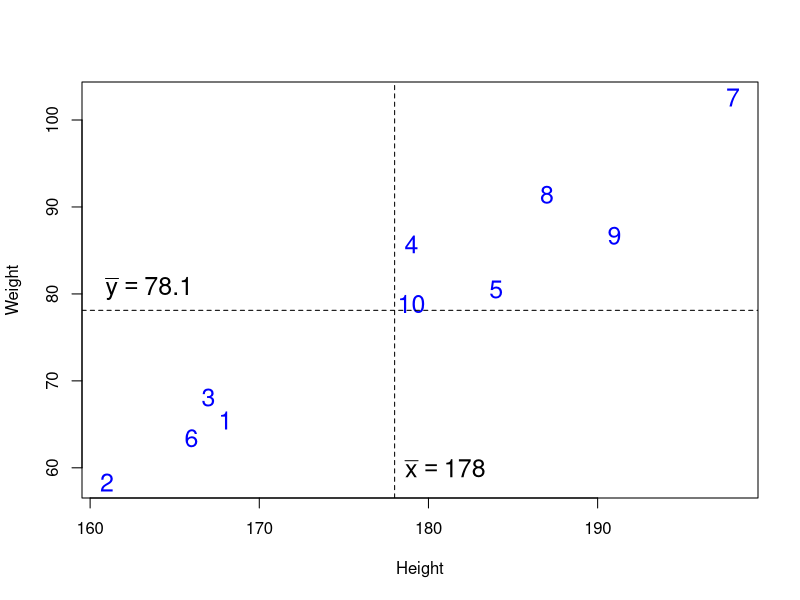
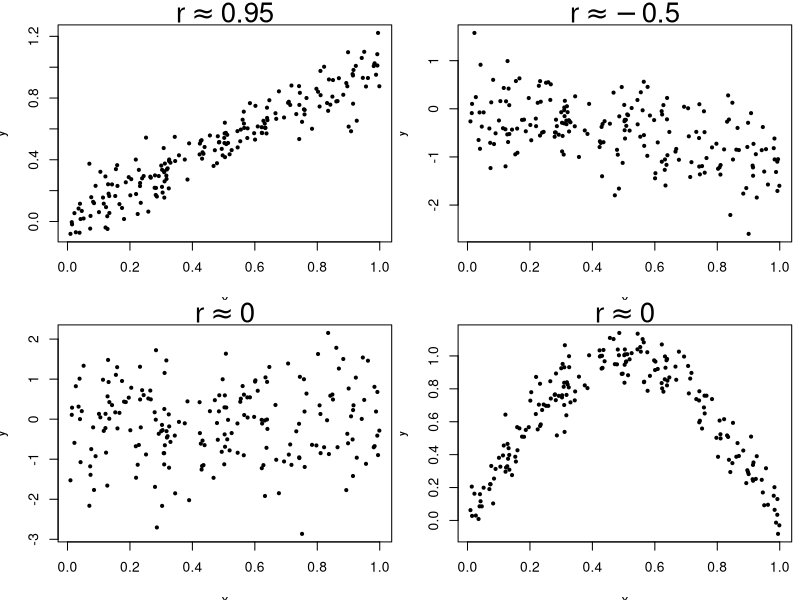
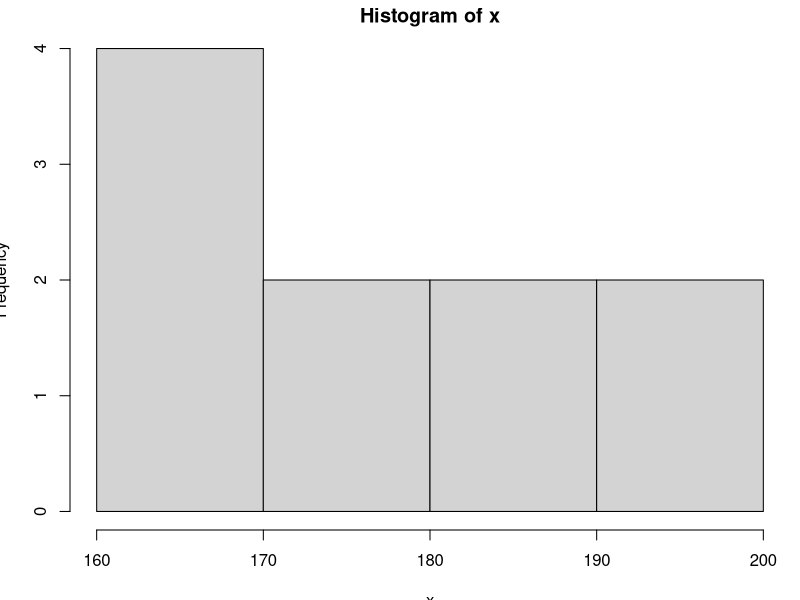
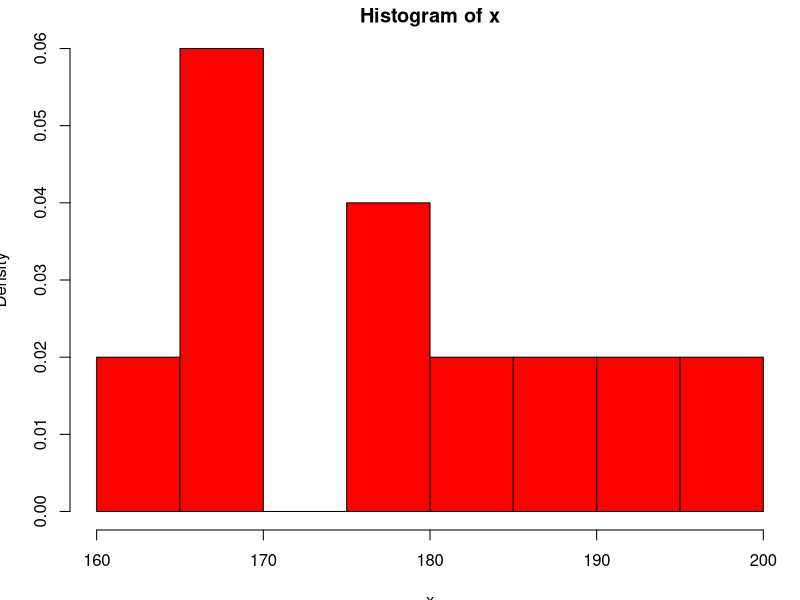
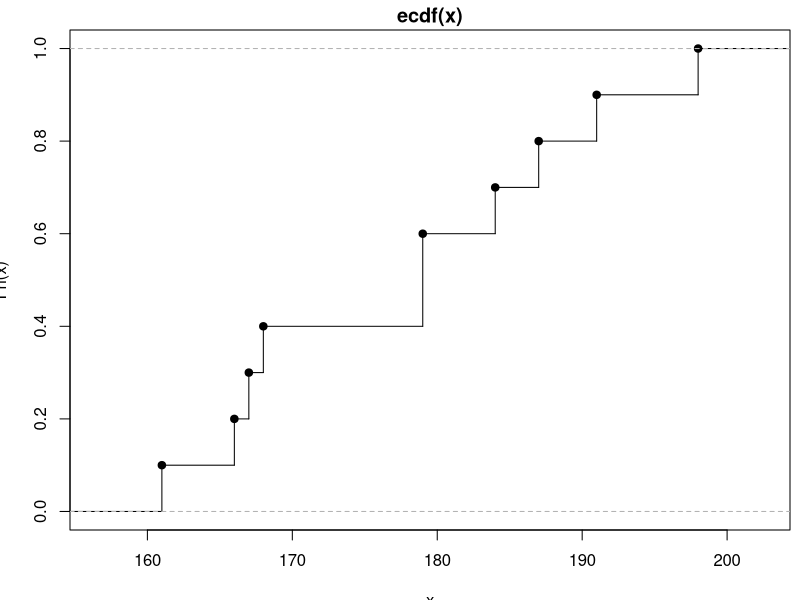
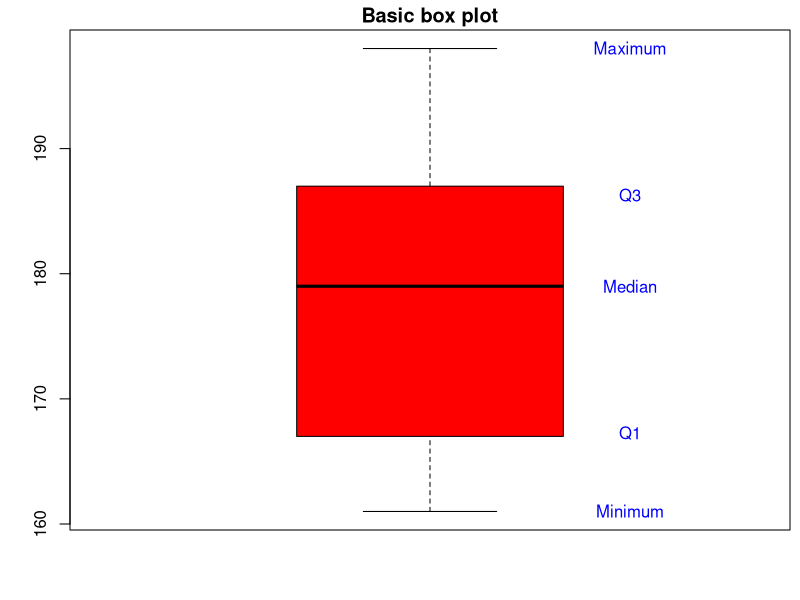
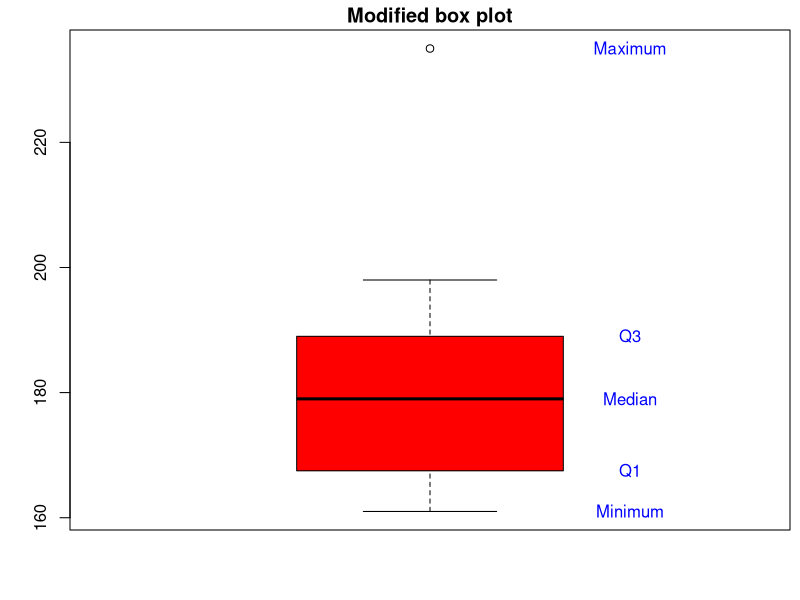

The R script that drew these images, in order:
#################################
## Selected summary statistics ##
#################################

# Sample: Student heights
z <- c(185, 184, 194, 180, 182)

# Ordered heights
sort(z)

# Sample mean
mean(z)

# Sample median
median(z)

# Sample variance
var(z)

# Sample standard deviation
sd(z)

# 25%, 50%, 75% percentiles
quantile(z, probs = c(.25, .50, .75), type = 2)

# IQR
IQR(z, type = 2)


##################
## Scatter plot ##
##################

# Heights
x <- c(168, 161, 167, 179, 184, 166, 198, 187, 191, 179)

# Weights
y <- c(65.5, 58.3, 68.1, 85.7, 80.5, 63.4, 102.6, 91.4, 86.7, 78.9)

# Scatter plot of weight against height
plot(x, y, xlab = "Height", ylab = "Weight", cex = 1.5, col = "blue", type = "n") # nolint: line_length_linter.
text(x, y, 1:10, cex = 1.5, col = "blue")
abline(v = mean(x), h = mean(y), lty = 2)
text(mean(x) + 3, 60, expression(bar(x) == 178), cex = 1.5)
text(163.5, mean(y) + 2.5, expression(bar(y) == 78.1), cex = 1.5)


################################
## Covariance and correlation ##
################################

# Sample covariance between height and weight
s_xy <- cov(x, y)
s_xy

# Sample standard deviations for height and weight
s_x <- sd(x)
s_x

s_y <- sd(y)
s_y

# Sample correlation between height and weight
s_xy / (s_x * s_y) # Method 1
cor(x, y) # Method 2


###########################
## Example: Correlations ##
###########################

# Ensures that "randomness" is reproducible
set.seed(1234)

# Simulate data
n <- 200
x <- runif(n)
y1 <- x + rnorm(n, sd = 0.1)
y2 <- -x + rnorm(n, sd = 0.5)
y3 <- rnorm(n)
y4 <- sin(pi*x) + rnorm(n, sd = 0.1)

# Make scatter plots
par(mfrow = c(2,2), mar = c(3.5, 3.5, 1.5, 0.5))
plot(x, y1, pch = 19, cex = 0.5, ylab = "y", main = expression(r%~~%0.95), cex.main = 2) # nolint: line_length_linter.
plot(x, y2, pch = 19, cex = 0.5, ylab = "y", main = expression(r%~~%-0.5), cex.main = 2) # nolint: line_length_linter.
plot(x, y3, pch = 19, cex = 0.5, ylab = "y", main = expression(r%~~%0), cex.main = 2) # nolint: line_length_linter.
plot(x, y4, pch = 19, cex = 0.5, ylab = "y", main = expression(r%~~%0), cex.main = 2) # nolint: line_length_linter.

par(mfrow = c(1,1))

#############
## R Intro ##
#############

# Adding numbers in the console
2 + 3

# Assigning a number to a variable
x <- 3
x

# Assigning a vector to a variable
x <- c(1, 4, 6, 2); x

# A vector of integers from 1 to 10
( x <- 1:10 )

# Height data from before
x <- c(168, 161, 167, 179, 184, 166, 198, 187, 191, 179)

# Sample mean
mean(x)

# Sample median
median(x)

# Sample variance
var(x)

# Sample standard deviation
sd(x)

# Sample quartiles
quantile(x, type = 2)

# Sample quantiles 0%, 10%,..,90%, 100%
quantile(x, probs = seq(0, 1, by = 0.10), type = 2)

# A histogram of the heights
hist(x)

# A density histogram of the heights
hist(x, prob = TRUE, col = "red", nclass = 8)

# Empirical cumulative distribution function of the heights
plot(ecdf(x), verticals = TRUE)

# Basic box plot of the heights ('range = 0' makes it "basic")
boxplot(x, range = 0, col = "red", main = "Basic box plot")
text(1.3, quantile(x), c("Minimum", "Q1", "Median", "Q3", "Maximum"), col = "blue") # nolint

# Modified box plot of heights with an additional extreme observation (235 cm).
# The modified version is the default.
boxplot(c(x, 235), col = "red", main = "Modified box plot")
text(1.3, quantile(c(x, 235)), c("Minimum", "Q1", "Median", "Q3", "Maximum"), col = "blue") # nolint